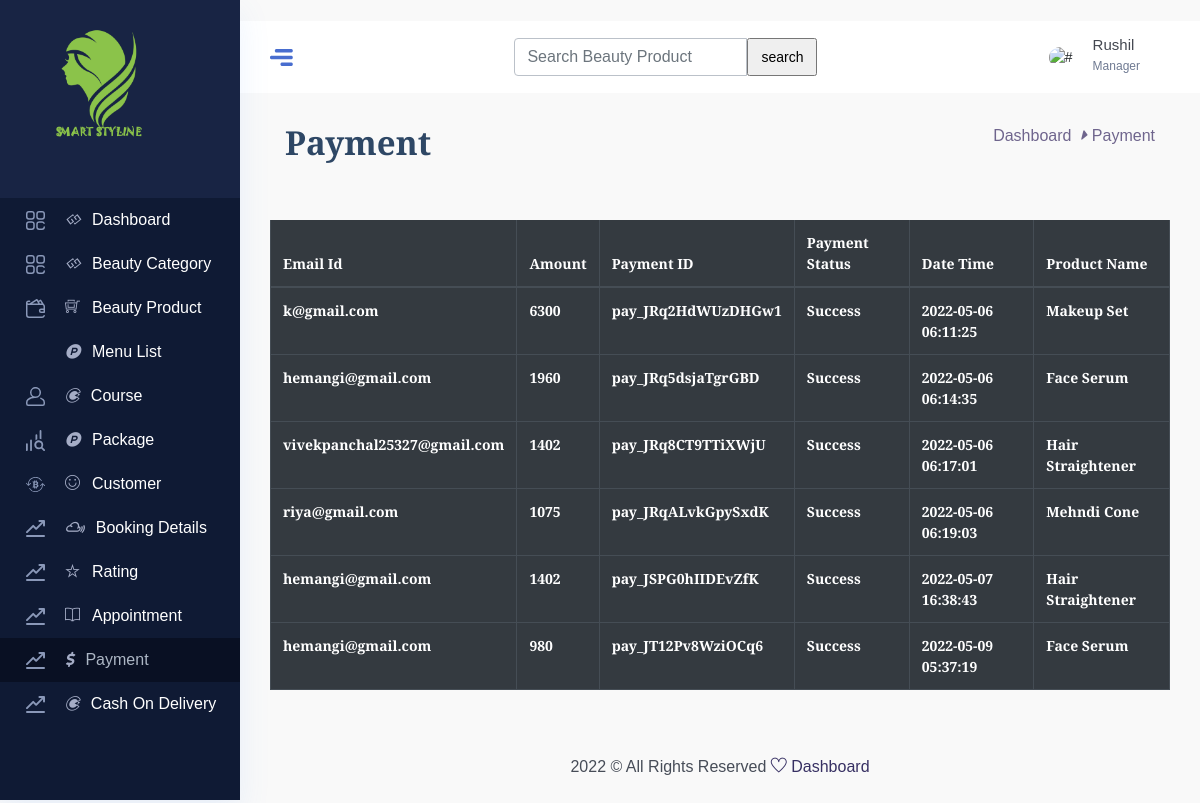
Screenshot of /admin/payment.php with the database file from the repository.
### tables this page shows
CREATE TABLE `razorpay` (
  `id` int(11) NOT NULL,
  `email` varchar(50) NOT NULL,
  `amount` int(11) NOT NULL,
  `pay_id` varchar(255) NOT NULL,
  `pay_status` varchar(255) NOT NULL,
  `date_added` timestamp NOT NULL DEFAULT current_timestamp() ON UPDATE current_timestamp(),
  `product_id` int(3) NOT NULL
);

CREATE TABLE `beauty_product` (
  `product_id` int(3) NOT NULL,
  `category_id` int(3) NOT NULL,
  `product_name` varchar(50) NOT NULL,
  `image1` varchar(100) NOT NULL,
  `image2` varchar(100) NOT NULL,
  `price` int(5) NOT NULL,
  `discount` int(2) NOT NULL,
  `total_price` int(5) NOT NULL,
  `description` text NOT NULL,
  `ingredients` text NOT NULL,
  `status` bit(1) NOT NULL
);

### admin/payment.php (the view, shortened to what this page needs)
<!DOCTYPE html>
<html lang="zxx">
<head>
<link rel="stylesheet" href="css/bootstrap.min.css" />
<link rel="stylesheet" href="vendors/themefy_icon/themify-icons.css" />
<link rel="stylesheet" href="vendors/font_awesome/css/all.min.css" />
<link rel="stylesheet" href="vendors/scroll/scrollable.css" />
<link rel="stylesheet" href="css/metisMenu.css">
<link rel="stylesheet" href="css/style.css" />
<link rel="stylesheet" href="css/colors/default.css" id="colorSkinCSS">
</head>
<body class="crm_body_bg">
<?php
include ('sidebar.php');
?>
<section class="main_content dashboard_part large_header_bg">
<?php
include ('header.php');
?>
<div class="main_content_iner ">
<div class="container-fluid p-0">
<div class="row justify-content-center">
<div class="col-12">
<div class="dashboard_header mb_50">
<div class="row">
<div class="col-lg-6">
<div class="dashboard_header_title">
<h3>Payment</h3>
</div>
</div>
<div class="col-lg-6">
<div class="dashboard_breadcam text-right">
<p><a href="index.php">Dashboard</a> <i class="fas fa-caret-right"></i>Payment</p>
</div>
</div>
</div>
</div>
</div>
<div class="table-responsive">
<table class="table table-bordered table-dark">
<thead>
<tr>
<th scope="col">Email Id</th>
<th scope="col">Amount</th>
<th scope="col">Payment ID</th>
<th scope="col">Payment Status</th>
<th scope="col">Date Time</th>
<th scope="col">Product Name</th>
</tr>
</thead>
<tbody>
    <?php
    $sql = "select * from razorpay where pay_status='Success'";
    $result = mysqli_query($con,$sql);
    while($row = mysqli_fetch_array($result))
      {
?>
<tr>
<th><?php echo $row['email'];?></th>
<th><?php echo $row['amount'];?></th>
<th><?php echo $row['pay_id'];?></th>
<th><?php echo $row['pay_status'];?></th>
<th><?php echo $row['date_added'];?></th>
<th><?php $id = $row['product_id'];
$sql1 = "select product_name from beauty_product where product_id = $id and status = 0";
                    $result1 = mysqli_query($con,$sql1);
                  while($row1 = mysqli_fetch_array($result1))
                              {
                  echo $row1['product_name']; }?>
</th>
</tr> <?php } ?>
</tbody>
</table>
 </div>
</div>
</div>
</div>
<?php
include ('footer.php');
?>
</section>
</body>
</html>

### rows the page displays
razorpay: email "k@gmail.com", amount "6300", pay "pay_JRq2HdWUzDHGw1", pay_status "Success", date_added "2022-05-06 06:11:25"
beauty_product: product_name "Makeup Set"
razorpay: email "hemangi@gmail.com", amount "1960", pay "pay_JRq5dsjaTgrGBD", pay_status "Success", date_added "2022-05-06 06:14:35"
beauty_product: product_name "Face Serum"
razorpay: email "vivekpanchal25327@gmail.com", amount "1402", pay "pay_JRq8CT9TTiXWjU", pay_status "Success", date_added "2022-05-06 06:17:01"
beauty_product: product_name "Hair Straightener"
razorpay: email "riya@gmail.com", amount "1075", pay "pay_JRqALvkGpySxdK", pay_status "Success", date_added "2022-05-06 06:19:03"
beauty_product: product_name "Mehndi Cone"
razorpay: email "hemangi@gmail.com", amount "1402", pay "pay_JSPG0hIIDEvZfK", pay_status "Success", date_added "2022-05-07 16:38:43"
razorpay: email "hemangi@gmail.com", amount "980", pay "pay_JT12Pv8WziOCq6", pay_status "Success", date_added "2022-05-09 05:37:19"
